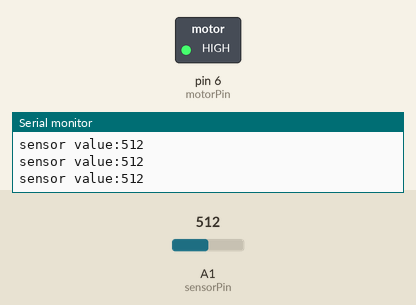
This sketch was run on a simulated Arduino Uno, built with avr-gcc and run on an emulated ATmega328P. Shown: switched loads named in the sketch (green lamp = pin HIGH), the last lines printed to the serial monitor. Dashed ring = blinking. Inputs (shaded band) come from the test bench; at power-on: A1 (sensorPin) = 512.

Above: at 1.2 s.
1.3 s: A1 (sensorPin) set to 590
4.3 s: A1 (sensorPin) set to 612
At 5.0 s:
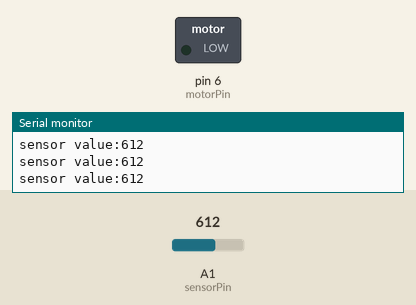
Timing chart, 0 to 7.3 s (numbered marks = the images above; inputs shaded):
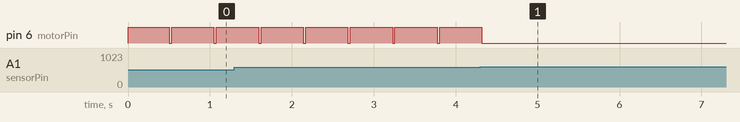

The sketch:

moisture-motorController2.ino
```cpp
int sensorPin = A1;
int motorPin = 6;
const unsigned long  motorDelay =500;
unsigned long startTime =0;
bool motorRunning =false;
const unsigned long loopDelay = 10000;

void setup()
{
    DDRD|=(1<<PD6);
    DDRC&= ~(0<<PC1);
    Serial.begin(9600);
}

void loop()
{   millis();
    int value = analogRead(sensorPin);
    Serial.print("sensor value:");
    Serial.println(value);

  // motor controller

 if(value>400 && value<600 && !motorRunning)
 {
     PORTD|=(1<<PD6);

    startTime = millis();

     motorRunning =true;

     Serial.println("motor on");

 }

 if(motorRunning &&((millis()-startTime)>=motorDelay))
 {
   PORTD&= ~(1<<PD6);

   motorRunning = false;

   Serial.println("motorOFF");

 }


}
```

Measured:
- the behaviour switches between 599 and 600 on A1 (sensorPin) (found by bisection; images 0 and 1)
- after the input at 4.3 s, pin 6 (motorPin): goes on until 4.3 s, then stays LOW
- by itself, pin 6 (motorPin): alternates HIGH for 0.52 s and LOW for 0.03 s
